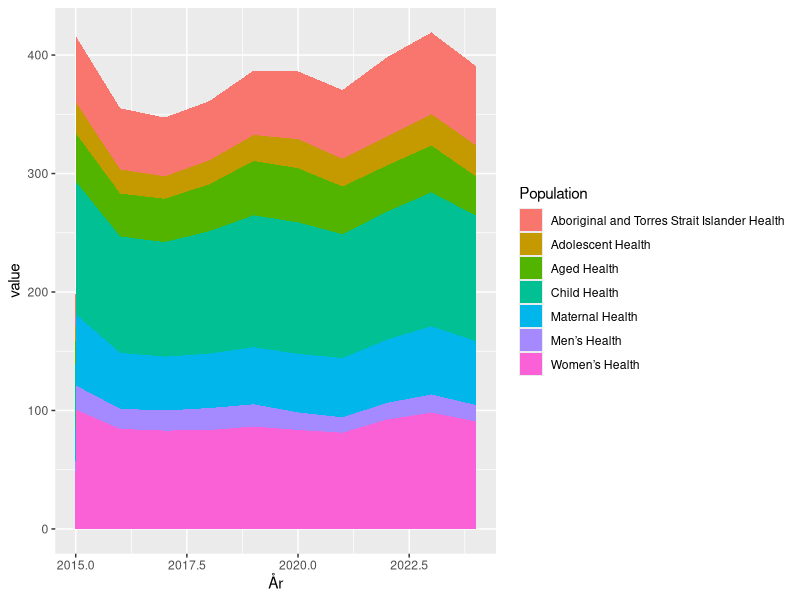
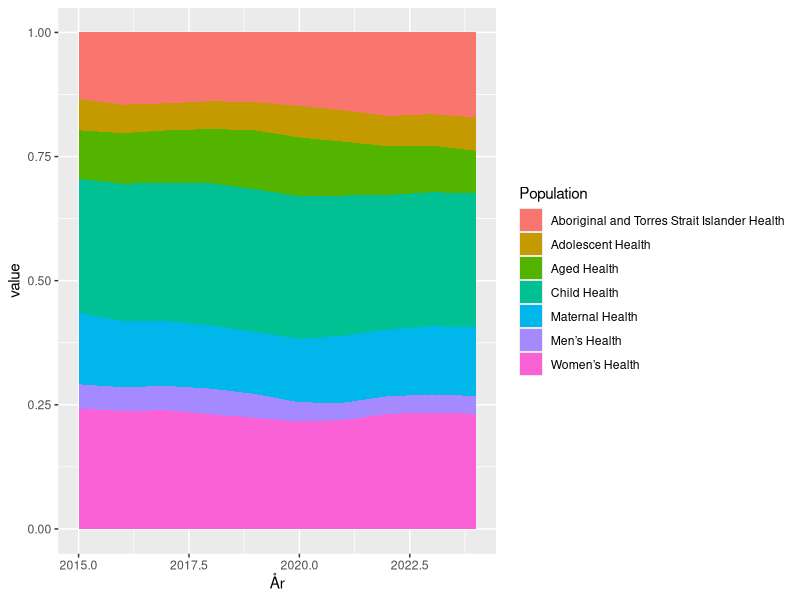
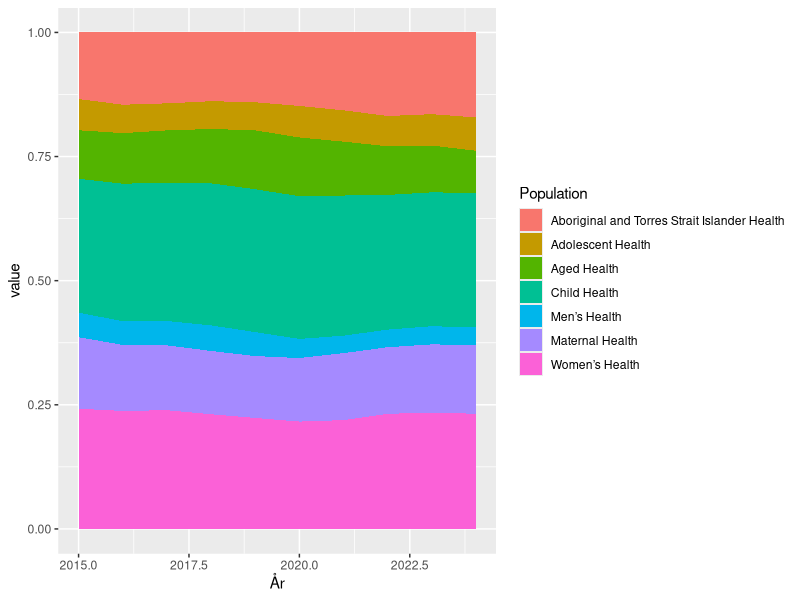

These charts were generated, in order, by the following R code:
## ---- chunk 1
library(tidyverse)
data <- tibble::tribble(~Population, ~"2015$ million", ~"2016$ million",
~"2017$ million",
~"2018$ million",
~"2019$ million",
~"2020$ million",
~"2021$ million",
~"2022$ million",
~"2023$ million", ~"2024$ million",
"Aboriginal and Torres Strait Islander Health",	55.8,	51.7,	49.6,	50,	54.4,	57.2,	58.1,	67,	69,	66.9,
"Adolescent Health",	26.2,	20.3, 18.9,	20.2,	21.9,	24.5,	23.4,	24.3,	26.5,	26.2,
"Aged Health",	40.7,	36.2,	36.6,	39.5,	45.9,	45.7,	40.2,	39,	39.5,	33.2,
"Child Health",	112.2,	98.3,	96.7,	103.3,	111.3,	111,	104.6,	108,	113,	105.8,
"Maternal Health",	60,	47.2,	45.4,	46,	48.2,	49.4,	50.0,	53.4,	57.6,	54,
"Men’s Health",	20.5,	17,	17,	18.6,	18.7,	14.9,	13.0,	14.1,	15.3,	14,
"Women’s Health",	100.7, 84.4,	83,	83.4,	86.5,	83.5,	81.2,	92.3,	98.2,	90.6)
## ---- chunk 2
head(data)
## ---- chunk 3
data <- data |> 
  pivot_longer(-1) |>  # pivoter tabellen
  mutate(År = str_extract(name, "\\d{4}"), 
         År = as.numeric(År)) |> 
  select(-name)

head(data)
## ---- chunk 4
data |> 
  ggplot(aes(x = År, y = value, fill = Population)) +
  geom_area()

## ---- chunk 5
data |> 
  ggplot(aes(x = År, y = value, fill = Population)) +
  geom_area(position = "fill")
## ---- chunk 6
data |> 
  mutate(Population = factor(Population)) |> 
  mutate(Population = fct_relevel(Population,
                      "Men’s Health",
                      after = match("Maternal Health", levels(Population)) - 1 )) |> 
  ggplot(aes(x = År, y = value, fill = Population)) +
  geom_area(position = "fill")
